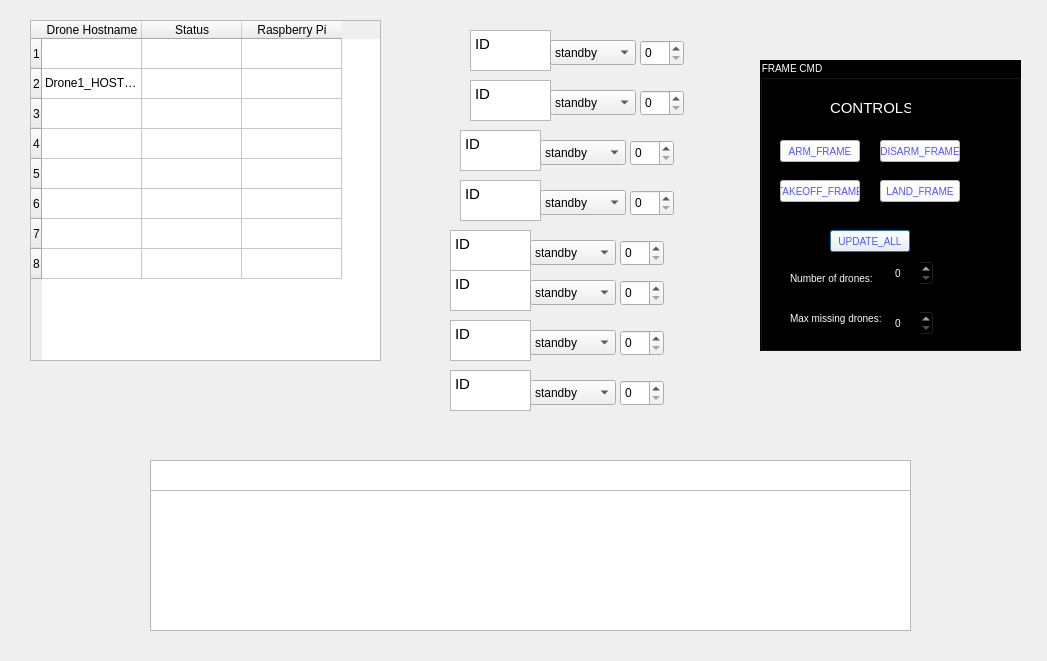
<?xml version="1.0" encoding="UTF-8"?>
<ui version="4.0">
 <class>Dialog</class>
 <widget class="QDialog" name="Dialog">
  <property name="geometry">
   <rect>
    <x>0</x>
    <y>0</y>
    <width>1047</width>
    <height>661</height>
   </rect>
  </property>
  <property name="windowTitle">
   <string>Dialog</string>
  </property>
  <widget class="QTableWidget" name="tableWidget">
   <property name="geometry">
    <rect>
     <x>30</x>
     <y>20</y>
     <width>351</width>
     <height>341</height>
    </rect>
   </property>
   <property name="maximumSize">
    <size>
     <width>351</width>
     <height>16777215</height>
    </size>
   </property>
   <row>
    <property name="text">
     <string>1</string>
    </property>
   </row>
   <row>
    <property name="text">
     <string>2</string>
    </property>
   </row>
   <row>
    <property name="text">
     <string>3</string>
    </property>
   </row>
   <row>
    <property name="text">
     <string>4</string>
    </property>
   </row>
   <row>
    <property name="text">
     <string>5</string>
    </property>
   </row>
   <row>
    <property name="text">
     <string>6</string>
    </property>
   </row>
   <row>
    <property name="text">
     <string>7</string>
    </property>
   </row>
   <row>
    <property name="text">
     <string>8</string>
    </property>
   </row>
   <column>
    <property name="text">
     <string>Drone Hostname</string>
    </property>
   </column>
   <column>
    <property name="text">
     <string>Status</string>
    </property>
   </column>
   <column>
    <property name="text">
     <string>Raspberry Pi</string>
    </property>
   </column>
   <item row="0" column="0">
    <property name="text">
     <string/>
    </property>
   </item>
   <item row="0" column="2">
    <property name="text">
     <string/>
    </property>
    <property name="textAlignment">
     <set>AlignCenter</set>
    </property>
    <property name="background">
     <brush brushstyle="NoBrush">
      <color alpha="255">
       <red>0</red>
       <green>0</green>
       <blue>0</blue>
      </color>
     </brush>
    </property>
   </item>
   <item row="1" column="0">
    <property name="text">
     <string>Drone1_HOSTNAME</string>
    </property>
   </item>
  </widget>
  <widget class="QTextBrowser" name="textBrowser_2">
   <property name="geometry">
    <rect>
     <x>150</x>
     <y>490</y>
     <width>761</width>
     <height>141</height>
    </rect>
   </property>
   <property name="html">
    <string>&lt;!DOCTYPE HTML PUBLIC &quot;-//W3C//DTD HTML 4.0//EN&quot; &quot;http://www.w3.org/TR/REC-html40/strict.dtd&quot;&gt;
&lt;html&gt;&lt;head&gt;&lt;meta name=&quot;qrichtext&quot; content=&quot;1&quot; /&gt;&lt;meta charset=&quot;utf-8&quot; /&gt;&lt;style type=&quot;text/css&quot;&gt;
p, li { white-space: pre-wrap; }
&lt;/style&gt;&lt;/head&gt;&lt;body style=&quot; font-family:'Ubuntu'; font-size:11pt; font-weight:400; font-style:normal;&quot;&gt;
&lt;p style=&quot; margin-top:0px; margin-bottom:0px; margin-left:0px; margin-right:0px; -qt-block-indent:0; text-indent:0px;&quot;&gt;&lt;span style=&quot; font-family:'MS Shell Dlg 2'; font-size:6pt; color:#ffffff;&quot;&gt;3/5/22 3:06AM: ERROR Drone 5 - expected but not found&lt;/span&gt;&lt;/p&gt;&lt;/body&gt;&lt;/html&gt;</string>
   </property>
  </widget>
  <widget class="QTextBrowser" name="textBrowser_3">
   <property name="geometry">
    <rect>
     <x>150</x>
     <y>460</y>
     <width>761</width>
     <height>31</height>
    </rect>
   </property>
   <property name="html">
    <string>&lt;!DOCTYPE HTML PUBLIC &quot;-//W3C//DTD HTML 4.0//EN&quot; &quot;http://www.w3.org/TR/REC-html40/strict.dtd&quot;&gt;
&lt;html&gt;&lt;head&gt;&lt;meta name=&quot;qrichtext&quot; content=&quot;1&quot; /&gt;&lt;meta charset=&quot;utf-8&quot; /&gt;&lt;style type=&quot;text/css&quot;&gt;
p, li { white-space: pre-wrap; }
&lt;/style&gt;&lt;/head&gt;&lt;body style=&quot; font-family:'Ubuntu'; font-size:11pt; font-weight:400; font-style:normal;&quot;&gt;
&lt;p style=&quot; margin-top:0px; margin-bottom:0px; margin-left:0px; margin-right:0px; -qt-block-indent:0; text-indent:0px;&quot;&gt;&lt;span style=&quot; font-family:'monospace'; font-size:12pt; color:#ffffff;&quot;&gt;  Drone Log&lt;/span&gt;&lt;/p&gt;&lt;/body&gt;&lt;/html&gt;</string>
   </property>
  </widget>
  <widget class="QGroupBox" name="groupBox">
   <property name="geometry">
    <rect>
     <x>760</x>
     <y>60</y>
     <width>261</width>
     <height>291</height>
    </rect>
   </property>
   <property name="styleSheet">
    <string notr="true">font-size: 10px !important;
background-color: rgb(0, 0, 0);
color: rgb(255, 255, 255);
font-size: 10px;</string>
   </property>
   <property name="title">
    <string>FRAME CMD</string>
   </property>
   <widget class="QPushButton" name="updateButton">
    <property name="geometry">
     <rect>
      <x>70</x>
      <y>170</y>
      <width>80</width>
      <height>22</height>
     </rect>
    </property>
    <property name="styleSheet">
     <string notr="true">background-color: rgb(255, 255, 255);
color: rgb(85, 85, 255);</string>
    </property>
    <property name="text">
     <string>UPDATE_ALL</string>
    </property>
   </widget>
   <widget class="QPushButton" name="pushButton_2">
    <property name="geometry">
     <rect>
      <x>20</x>
      <y>80</y>
      <width>80</width>
      <height>22</height>
     </rect>
    </property>
    <property name="styleSheet">
     <string notr="true">background-color: rgb(255, 255, 255);
color: rgb(85, 85, 255);</string>
    </property>
    <property name="text">
     <string>ARM_FRAME</string>
    </property>
   </widget>
   <widget class="QPushButton" name="pushButton_3">
    <property name="geometry">
     <rect>
      <x>120</x>
      <y>80</y>
      <width>80</width>
      <height>22</height>
     </rect>
    </property>
    <property name="styleSheet">
     <string notr="true">background-color: rgb(255, 255, 255);
color: rgb(85, 85, 255);
font-size: 10px;</string>
    </property>
    <property name="text">
     <string>DISARM_FRAME</string>
    </property>
   </widget>
   <widget class="QPushButton" name="pushButton_4">
    <property name="geometry">
     <rect>
      <x>120</x>
      <y>120</y>
      <width>80</width>
      <height>22</height>
     </rect>
    </property>
    <property name="styleSheet">
     <string notr="true">background-color: rgb(255, 255, 255);
color: rgb(85, 85, 255);</string>
    </property>
    <property name="text">
     <string>LAND_FRAME</string>
    </property>
   </widget>
   <widget class="QPushButton" name="pushButton_5">
    <property name="geometry">
     <rect>
      <x>20</x>
      <y>120</y>
      <width>80</width>
      <height>22</height>
     </rect>
    </property>
    <property name="styleSheet">
     <string notr="true">background-color: rgb(255, 255, 255);
color: rgb(85, 85, 255);</string>
    </property>
    <property name="text">
     <string>TAKEOFF_FRAME</string>
    </property>
   </widget>
   <widget class="QLabel" name="label">
    <property name="geometry">
     <rect>
      <x>70</x>
      <y>40</y>
      <width>81</width>
      <height>16</height>
     </rect>
    </property>
    <property name="styleSheet">
     <string notr="true">font-size: 15px;</string>
    </property>
    <property name="text">
     <string>CONTROLS</string>
    </property>
   </widget>
   <widget class="QSpinBox" name="max_missing_spinner">
    <property name="geometry">
     <rect>
      <x>130</x>
      <y>250</y>
      <width>44</width>
      <height>26</height>
     </rect>
    </property>
   </widget>
   <widget class="QSpinBox" name="num_drones_spinner">
    <property name="geometry">
     <rect>
      <x>130</x>
      <y>200</y>
      <width>44</width>
      <height>26</height>
     </rect>
    </property>
   </widget>
   <widget class="QLabel" name="label_2">
    <property name="geometry">
     <rect>
      <x>30</x>
      <y>210</y>
      <width>91</width>
      <height>17</height>
     </rect>
    </property>
    <property name="text">
     <string>Number of drones:</string>
    </property>
   </widget>
   <widget class="QLabel" name="label_3">
    <property name="geometry">
     <rect>
      <x>30</x>
      <y>250</y>
      <width>91</width>
      <height>17</height>
     </rect>
    </property>
    <property name="text">
     <string>Max missing drones:</string>
    </property>
   </widget>
  </widget>
  <widget class="QTextEdit" name="drone_id_0">
   <property name="geometry">
    <rect>
     <x>470</x>
     <y>30</y>
     <width>81</width>
     <height>41</height>
    </rect>
   </property>
   <property name="html">
    <string>&lt;!DOCTYPE HTML PUBLIC &quot;-//W3C//DTD HTML 4.0//EN&quot; &quot;http://www.w3.org/TR/REC-html40/strict.dtd&quot;&gt;
&lt;html&gt;&lt;head&gt;&lt;meta name=&quot;qrichtext&quot; content=&quot;1&quot; /&gt;&lt;meta charset=&quot;utf-8&quot; /&gt;&lt;style type=&quot;text/css&quot;&gt;
p, li { white-space: pre-wrap; }
&lt;/style&gt;&lt;/head&gt;&lt;body style=&quot; font-family:'Ubuntu'; font-size:11pt; font-weight:400; font-style:normal;&quot;&gt;
&lt;p style=&quot; margin-top:0px; margin-bottom:0px; margin-left:0px; margin-right:0px; -qt-block-indent:0; text-indent:0px;&quot;&gt;ID&lt;/p&gt;&lt;/body&gt;&lt;/html&gt;</string>
   </property>
  </widget>
  <widget class="QComboBox" name="drone_state_0">
   <property name="geometry">
    <rect>
     <x>550</x>
     <y>40</y>
     <width>86</width>
     <height>25</height>
    </rect>
   </property>
   <item>
    <property name="text">
     <string>standby</string>
    </property>
   </item>
   <item>
    <property name="text">
     <string>follower</string>
    </property>
   </item>
   <item>
    <property name="text">
     <string>leader</string>
    </property>
   </item>
  </widget>
  <widget class="QSpinBox" name="drone_slot_0">
   <property name="geometry">
    <rect>
     <x>640</x>
     <y>40</y>
     <width>44</width>
     <height>26</height>
    </rect>
   </property>
  </widget>
  <widget class="QTextEdit" name="drone_id_1">
   <property name="geometry">
    <rect>
     <x>470</x>
     <y>80</y>
     <width>81</width>
     <height>41</height>
    </rect>
   </property>
   <property name="html">
    <string>&lt;!DOCTYPE HTML PUBLIC &quot;-//W3C//DTD HTML 4.0//EN&quot; &quot;http://www.w3.org/TR/REC-html40/strict.dtd&quot;&gt;
&lt;html&gt;&lt;head&gt;&lt;meta name=&quot;qrichtext&quot; content=&quot;1&quot; /&gt;&lt;meta charset=&quot;utf-8&quot; /&gt;&lt;style type=&quot;text/css&quot;&gt;
p, li { white-space: pre-wrap; }
&lt;/style&gt;&lt;/head&gt;&lt;body style=&quot; font-family:'Ubuntu'; font-size:11pt; font-weight:400; font-style:normal;&quot;&gt;
&lt;p style=&quot; margin-top:0px; margin-bottom:0px; margin-left:0px; margin-right:0px; -qt-block-indent:0; text-indent:0px;&quot;&gt;ID&lt;/p&gt;&lt;/body&gt;&lt;/html&gt;</string>
   </property>
  </widget>
  <widget class="QComboBox" name="drone_state_1">
   <property name="geometry">
    <rect>
     <x>550</x>
     <y>90</y>
     <width>86</width>
     <height>25</height>
    </rect>
   </property>
   <item>
    <property name="text">
     <string>standby</string>
    </property>
   </item>
   <item>
    <property name="text">
     <string>follower</string>
    </property>
   </item>
   <item>
    <property name="text">
     <string>leader</string>
    </property>
   </item>
  </widget>
  <widget class="QSpinBox" name="drone_slot_1">
   <property name="geometry">
    <rect>
     <x>640</x>
     <y>90</y>
     <width>44</width>
     <height>26</height>
    </rect>
   </property>
  </widget>
  <widget class="QTextEdit" name="drone_id_2">
   <property name="geometry">
    <rect>
     <x>460</x>
     <y>130</y>
     <width>81</width>
     <height>41</height>
    </rect>
   </property>
   <property name="html">
    <string>&lt;!DOCTYPE HTML PUBLIC &quot;-//W3C//DTD HTML 4.0//EN&quot; &quot;http://www.w3.org/TR/REC-html40/strict.dtd&quot;&gt;
&lt;html&gt;&lt;head&gt;&lt;meta name=&quot;qrichtext&quot; content=&quot;1&quot; /&gt;&lt;meta charset=&quot;utf-8&quot; /&gt;&lt;style type=&quot;text/css&quot;&gt;
p, li { white-space: pre-wrap; }
&lt;/style&gt;&lt;/head&gt;&lt;body style=&quot; font-family:'Ubuntu'; font-size:11pt; font-weight:400; font-style:normal;&quot;&gt;
&lt;p style=&quot; margin-top:0px; margin-bottom:0px; margin-left:0px; margin-right:0px; -qt-block-indent:0; text-indent:0px;&quot;&gt;ID&lt;/p&gt;&lt;/body&gt;&lt;/html&gt;</string>
   </property>
  </widget>
  <widget class="QComboBox" name="drone_state_2">
   <property name="geometry">
    <rect>
     <x>540</x>
     <y>140</y>
     <width>86</width>
     <height>25</height>
    </rect>
   </property>
   <item>
    <property name="text">
     <string>standby</string>
    </property>
   </item>
   <item>
    <property name="text">
     <string>follower</string>
    </property>
   </item>
   <item>
    <property name="text">
     <string>leader</string>
    </property>
   </item>
  </widget>
  <widget class="QSpinBox" name="drone_slot_2">
   <property name="geometry">
    <rect>
     <x>630</x>
     <y>140</y>
     <width>44</width>
     <height>26</height>
    </rect>
   </property>
  </widget>
  <widget class="QTextEdit" name="drone_id_3">
   <property name="geometry">
    <rect>
     <x>460</x>
     <y>180</y>
     <width>81</width>
     <height>41</height>
    </rect>
   </property>
   <property name="html">
    <string>&lt;!DOCTYPE HTML PUBLIC &quot;-//W3C//DTD HTML 4.0//EN&quot; &quot;http://www.w3.org/TR/REC-html40/strict.dtd&quot;&gt;
&lt;html&gt;&lt;head&gt;&lt;meta name=&quot;qrichtext&quot; content=&quot;1&quot; /&gt;&lt;meta charset=&quot;utf-8&quot; /&gt;&lt;style type=&quot;text/css&quot;&gt;
p, li { white-space: pre-wrap; }
&lt;/style&gt;&lt;/head&gt;&lt;body style=&quot; font-family:'Ubuntu'; font-size:11pt; font-weight:400; font-style:normal;&quot;&gt;
&lt;p style=&quot; margin-top:0px; margin-bottom:0px; margin-left:0px; margin-right:0px; -qt-block-indent:0; text-indent:0px;&quot;&gt;ID&lt;/p&gt;&lt;/body&gt;&lt;/html&gt;</string>
   </property>
  </widget>
  <widget class="QComboBox" name="drone_state_3">
   <property name="geometry">
    <rect>
     <x>540</x>
     <y>190</y>
     <width>86</width>
     <height>25</height>
    </rect>
   </property>
   <item>
    <property name="text">
     <string>standby</string>
    </property>
   </item>
   <item>
    <property name="text">
     <string>follower</string>
    </property>
   </item>
   <item>
    <property name="text">
     <string>leader</string>
    </property>
   </item>
  </widget>
  <widget class="QSpinBox" name="drone_slot_3">
   <property name="geometry">
    <rect>
     <x>630</x>
     <y>190</y>
     <width>44</width>
     <height>26</height>
    </rect>
   </property>
  </widget>
  <widget class="QTextEdit" name="drone_id_4">
   <property name="geometry">
    <rect>
     <x>450</x>
     <y>230</y>
     <width>81</width>
     <height>41</height>
    </rect>
   </property>
   <property name="html">
    <string>&lt;!DOCTYPE HTML PUBLIC &quot;-//W3C//DTD HTML 4.0//EN&quot; &quot;http://www.w3.org/TR/REC-html40/strict.dtd&quot;&gt;
&lt;html&gt;&lt;head&gt;&lt;meta name=&quot;qrichtext&quot; content=&quot;1&quot; /&gt;&lt;meta charset=&quot;utf-8&quot; /&gt;&lt;style type=&quot;text/css&quot;&gt;
p, li { white-space: pre-wrap; }
&lt;/style&gt;&lt;/head&gt;&lt;body style=&quot; font-family:'Ubuntu'; font-size:11pt; font-weight:400; font-style:normal;&quot;&gt;
&lt;p style=&quot; margin-top:0px; margin-bottom:0px; margin-left:0px; margin-right:0px; -qt-block-indent:0; text-indent:0px;&quot;&gt;ID&lt;/p&gt;&lt;/body&gt;&lt;/html&gt;</string>
   </property>
  </widget>
  <widget class="QComboBox" name="drone_state_4">
   <property name="geometry">
    <rect>
     <x>530</x>
     <y>240</y>
     <width>86</width>
     <height>25</height>
    </rect>
   </property>
   <item>
    <property name="text">
     <string>standby</string>
    </property>
   </item>
   <item>
    <property name="text">
     <string>follower</string>
    </property>
   </item>
   <item>
    <property name="text">
     <string>leader</string>
    </property>
   </item>
  </widget>
  <widget class="QSpinBox" name="drone_slot_4">
   <property name="geometry">
    <rect>
     <x>620</x>
     <y>240</y>
     <width>44</width>
     <height>26</height>
    </rect>
   </property>
  </widget>
  <widget class="QTextEdit" name="drone_id_5">
   <property name="geometry">
    <rect>
     <x>450</x>
     <y>270</y>
     <width>81</width>
     <height>41</height>
    </rect>
   </property>
   <property name="html">
    <string>&lt;!DOCTYPE HTML PUBLIC &quot;-//W3C//DTD HTML 4.0//EN&quot; &quot;http://www.w3.org/TR/REC-html40/strict.dtd&quot;&gt;
&lt;html&gt;&lt;head&gt;&lt;meta name=&quot;qrichtext&quot; content=&quot;1&quot; /&gt;&lt;meta charset=&quot;utf-8&quot; /&gt;&lt;style type=&quot;text/css&quot;&gt;
p, li { white-space: pre-wrap; }
&lt;/style&gt;&lt;/head&gt;&lt;body style=&quot; font-family:'Ubuntu'; font-size:11pt; font-weight:400; font-style:normal;&quot;&gt;
&lt;p style=&quot; margin-top:0px; margin-bottom:0px; margin-left:0px; margin-right:0px; -qt-block-indent:0; text-indent:0px;&quot;&gt;ID&lt;/p&gt;&lt;/body&gt;&lt;/html&gt;</string>
   </property>
  </widget>
  <widget class="QComboBox" name="drone_state_5">
   <property name="geometry">
    <rect>
     <x>530</x>
     <y>280</y>
     <width>86</width>
     <height>25</height>
    </rect>
   </property>
   <item>
    <property name="text">
     <string>standby</string>
    </property>
   </item>
   <item>
    <property name="text">
     <string>follower</string>
    </property>
   </item>
   <item>
    <property name="text">
     <string>leader</string>
    </property>
   </item>
  </widget>
  <widget class="QSpinBox" name="drone_slot_5">
   <property name="geometry">
    <rect>
     <x>620</x>
     <y>280</y>
     <width>44</width>
     <height>26</height>
    </rect>
   </property>
  </widget>
  <widget class="QTextEdit" name="drone_id_6">
   <property name="geometry">
    <rect>
     <x>450</x>
     <y>320</y>
     <width>81</width>
     <height>41</height>
    </rect>
   </property>
   <property name="html">
    <string>&lt;!DOCTYPE HTML PUBLIC &quot;-//W3C//DTD HTML 4.0//EN&quot; &quot;http://www.w3.org/TR/REC-html40/strict.dtd&quot;&gt;
&lt;html&gt;&lt;head&gt;&lt;meta name=&quot;qrichtext&quot; content=&quot;1&quot; /&gt;&lt;meta charset=&quot;utf-8&quot; /&gt;&lt;style type=&quot;text/css&quot;&gt;
p, li { white-space: pre-wrap; }
&lt;/style&gt;&lt;/head&gt;&lt;body style=&quot; font-family:'Ubuntu'; font-size:11pt; font-weight:400; font-style:normal;&quot;&gt;
&lt;p style=&quot; margin-top:0px; margin-bottom:0px; margin-left:0px; margin-right:0px; -qt-block-indent:0; text-indent:0px;&quot;&gt;ID&lt;/p&gt;&lt;/body&gt;&lt;/html&gt;</string>
   </property>
  </widget>
  <widget class="QComboBox" name="drone_state_6">
   <property name="geometry">
    <rect>
     <x>530</x>
     <y>330</y>
     <width>86</width>
     <height>25</height>
    </rect>
   </property>
   <item>
    <property name="text">
     <string>standby</string>
    </property>
   </item>
   <item>
    <property name="text">
     <string>follower</string>
    </property>
   </item>
   <item>
    <property name="text">
     <string>leader</string>
    </property>
   </item>
  </widget>
  <widget class="QSpinBox" name="drone_slot_6">
   <property name="geometry">
    <rect>
     <x>620</x>
     <y>330</y>
     <width>44</width>
     <height>26</height>
    </rect>
   </property>
  </widget>
  <widget class="QTextEdit" name="drone_id_7">
   <property name="geometry">
    <rect>
     <x>450</x>
     <y>370</y>
     <width>81</width>
     <height>41</height>
    </rect>
   </property>
   <property name="html">
    <string>&lt;!DOCTYPE HTML PUBLIC &quot;-//W3C//DTD HTML 4.0//EN&quot; &quot;http://www.w3.org/TR/REC-html40/strict.dtd&quot;&gt;
&lt;html&gt;&lt;head&gt;&lt;meta name=&quot;qrichtext&quot; content=&quot;1&quot; /&gt;&lt;meta charset=&quot;utf-8&quot; /&gt;&lt;style type=&quot;text/css&quot;&gt;
p, li { white-space: pre-wrap; }
&lt;/style&gt;&lt;/head&gt;&lt;body style=&quot; font-family:'Ubuntu'; font-size:11pt; font-weight:400; font-style:normal;&quot;&gt;
&lt;p style=&quot; margin-top:0px; margin-bottom:0px; margin-left:0px; margin-right:0px; -qt-block-indent:0; text-indent:0px;&quot;&gt;ID&lt;/p&gt;&lt;/body&gt;&lt;/html&gt;</string>
   </property>
  </widget>
  <widget class="QComboBox" name="drone_state_7">
   <property name="geometry">
    <rect>
     <x>530</x>
     <y>380</y>
     <width>86</width>
     <height>25</height>
    </rect>
   </property>
   <item>
    <property name="text">
     <string>standby</string>
    </property>
   </item>
   <item>
    <property name="text">
     <string>follower</string>
    </property>
   </item>
   <item>
    <property name="text">
     <string>leader</string>
    </property>
   </item>
  </widget>
  <widget class="QSpinBox" name="drone_slot_7">
   <property name="geometry">
    <rect>
     <x>620</x>
     <y>380</y>
     <width>44</width>
     <height>26</height>
    </rect>
   </property>
  </widget>
 </widget>
 <resources/>
 <connections/>
</ui>
